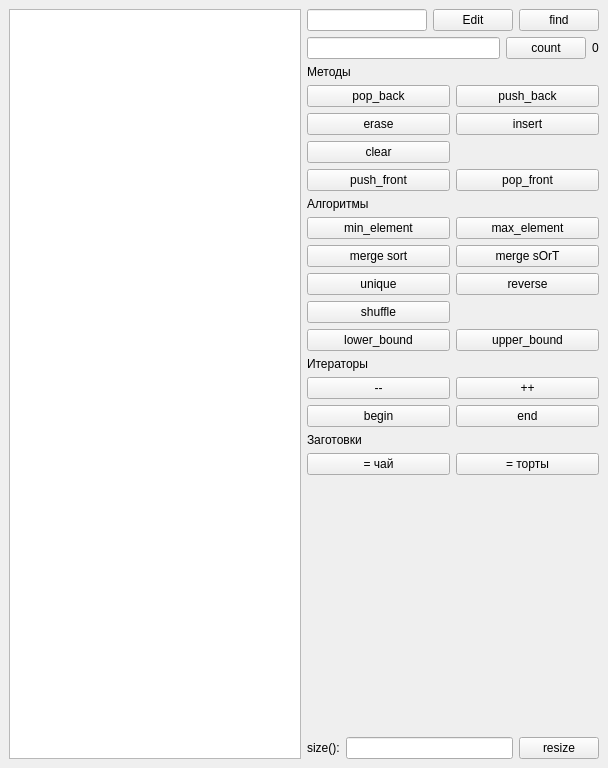
<?xml version="1.0" encoding="UTF-8"?>
<ui version="4.0">
 <class>MainWindow</class>
 <widget class="QMainWindow" name="MainWindow">
  <property name="geometry">
   <rect>
    <x>0</x>
    <y>0</y>
    <width>608</width>
    <height>768</height>
   </rect>
  </property>
  <property name="windowTitle">
   <string>std::vector demo</string>
  </property>
  <widget class="QWidget" name="centralwidget">
   <layout class="QGridLayout" name="gridLayout_3">
    <item row="0" column="0">
     <layout class="QHBoxLayout" name="horizontalLayout_12">
      <item>
       <widget class="QListWidget" name="list_widget"/>
      </item>
      <item>
       <layout class="QVBoxLayout" name="verticalLayout_5">
        <item>
         <layout class="QVBoxLayout" name="verticalLayout_4">
          <item>
           <layout class="QHBoxLayout" name="horizontalLayout">
            <item>
             <widget class="QLineEdit" name="txt_elem_content"/>
            </item>
            <item>
             <widget class="QPushButton" name="Edit">
              <property name="text">
               <string>Edit</string>
              </property>
             </widget>
            </item>
            <item>
             <widget class="QPushButton" name="pbn_find">
              <property name="text">
               <string>find</string>
              </property>
             </widget>
            </item>
           </layout>
          </item>
          <item>
           <layout class="QHBoxLayout" name="horizontalLayout_8">
            <item>
             <widget class="QLineEdit" name="le_count"/>
            </item>
            <item>
             <widget class="QPushButton" name="pbn_count">
              <property name="text">
               <string>count</string>
              </property>
             </widget>
            </item>
            <item>
             <widget class="QLabel" name="lbl_count">
              <property name="text">
               <string>0</string>
              </property>
             </widget>
            </item>
           </layout>
          </item>
          <item>
           <layout class="QVBoxLayout" name="verticalLayout">
            <item>
             <widget class="QLabel" name="label">
              <property name="text">
               <string>Методы</string>
              </property>
             </widget>
            </item>
            <item>
             <layout class="QHBoxLayout" name="horizontalLayout_3">
              <item>
               <widget class="QPushButton" name="pop_back">
                <property name="text">
                 <string>pop_back</string>
                </property>
               </widget>
              </item>
              <item>
               <widget class="QPushButton" name="push_back">
                <property name="text">
                 <string>push_back</string>
                </property>
               </widget>
              </item>
             </layout>
            </item>
            <item>
             <layout class="QHBoxLayout" name="horizontalLayout_5">
              <item>
               <widget class="QPushButton" name="erase">
                <property name="text">
                 <string>erase</string>
                </property>
               </widget>
              </item>
              <item>
               <widget class="QPushButton" name="insert">
                <property name="text">
                 <string>insert</string>
                </property>
               </widget>
              </item>
             </layout>
            </item>
            <item>
             <layout class="QHBoxLayout" name="horizontalLayout_6">
              <item>
               <widget class="QPushButton" name="clear">
                <property name="text">
                 <string>clear</string>
                </property>
               </widget>
              </item>
              <item>
               <widget class="QLabel" name="label_5">
                <property name="text">
                 <string/>
                </property>
               </widget>
              </item>
             </layout>
            </item>
            <item>
             <layout class="QHBoxLayout" name="horizontalLayout_10">
              <item>
               <widget class="QPushButton" name="push_front">
                <property name="text">
                 <string>push_front</string>
                </property>
               </widget>
              </item>
              <item>
               <widget class="QPushButton" name="pop_front">
                <property name="text">
                 <string>pop_front</string>
                </property>
               </widget>
              </item>
             </layout>
            </item>
           </layout>
          </item>
          <item>
           <layout class="QVBoxLayout" name="verticalLayout_6">
            <item>
             <widget class="QLabel" name="label_8">
              <property name="text">
               <string>Алгоритмы</string>
              </property>
             </widget>
            </item>
            <item>
             <layout class="QHBoxLayout" name="horizontalLayout_9"/>
            </item>
            <item>
             <layout class="QGridLayout" name="gridLayout_2">
              <item row="2" column="0">
               <widget class="QPushButton" name="btn_unique">
                <property name="text">
                 <string>unique</string>
                </property>
               </widget>
              </item>
              <item row="3" column="1">
               <widget class="QLabel" name="label_7">
                <property name="text">
                 <string/>
                </property>
               </widget>
              </item>
              <item row="0" column="1">
               <widget class="QPushButton" name="pbn_max">
                <property name="text">
                 <string>max_element</string>
                </property>
               </widget>
              </item>
              <item row="0" column="0">
               <widget class="QPushButton" name="pbn_min">
                <property name="text">
                 <string>min_element</string>
                </property>
               </widget>
              </item>
              <item row="2" column="1">
               <widget class="QPushButton" name="btn_reverse">
                <property name="text">
                 <string>reverse</string>
                </property>
               </widget>
              </item>
              <item row="1" column="1">
               <widget class="QPushButton" name="btn_sOrT">
                <property name="text">
                 <string>merge sOrT</string>
                </property>
               </widget>
              </item>
              <item row="1" column="0">
               <widget class="QPushButton" name="btn_sort">
                <property name="text">
                 <string>merge sort</string>
                </property>
               </widget>
              </item>
              <item row="3" column="0">
               <widget class="QPushButton" name="btn_shuffle">
                <property name="text">
                 <string>shuffle</string>
                </property>
               </widget>
              </item>
              <item row="4" column="0">
               <layout class="QHBoxLayout" name="horizontalLayout_11">
                <item>
                 <widget class="QPushButton" name="lower_bound">
                  <property name="text">
                   <string>lower_bound</string>
                  </property>
                 </widget>
                </item>
               </layout>
              </item>
              <item row="4" column="1">
               <widget class="QPushButton" name="upper_bound">
                <property name="text">
                 <string>upper_bound</string>
                </property>
               </widget>
              </item>
             </layout>
            </item>
           </layout>
          </item>
          <item>
           <layout class="QVBoxLayout" name="verticalLayout_2">
            <item>
             <widget class="QLabel" name="label_4">
              <property name="text">
               <string>Итераторы</string>
              </property>
             </widget>
            </item>
            <item>
             <layout class="QGridLayout" name="gridLayout">
              <item row="0" column="0">
               <widget class="QPushButton" name="minus">
                <property name="text">
                 <string>--</string>
                </property>
               </widget>
              </item>
              <item row="0" column="1">
               <widget class="QPushButton" name="plus">
                <property name="text">
                 <string>++</string>
                </property>
               </widget>
              </item>
              <item row="1" column="0">
               <widget class="QPushButton" name="begin">
                <property name="text">
                 <string>begin</string>
                </property>
               </widget>
              </item>
              <item row="1" column="1">
               <widget class="QPushButton" name="end">
                <property name="text">
                 <string>end</string>
                </property>
               </widget>
              </item>
             </layout>
            </item>
           </layout>
          </item>
          <item>
           <layout class="QVBoxLayout" name="verticalLayout_3">
            <item>
             <widget class="QLabel" name="label_2">
              <property name="text">
               <string>Заготовки</string>
              </property>
             </widget>
            </item>
            <item>
             <layout class="QHBoxLayout" name="horizontalLayout_2">
              <item>
               <widget class="QPushButton" name="tea">
                <property name="text">
                 <string>= чай</string>
                </property>
               </widget>
              </item>
              <item>
               <widget class="QPushButton" name="cakes">
                <property name="text">
                 <string>= торты</string>
                </property>
               </widget>
              </item>
             </layout>
            </item>
           </layout>
          </item>
         </layout>
        </item>
        <item>
         <spacer name="verticalSpacer">
          <property name="orientation">
           <enum>Qt::Orientation::Vertical</enum>
          </property>
          <property name="sizeHint" stdset="0">
           <size>
            <width>20</width>
            <height>40</height>
           </size>
          </property>
         </spacer>
        </item>
        <item>
         <layout class="QHBoxLayout" name="horizontalLayout_7"/>
        </item>
        <item>
         <layout class="QHBoxLayout" name="horizontalLayout_4">
          <item>
           <widget class="QLabel" name="label_3">
            <property name="text">
             <string>size():</string>
            </property>
           </widget>
          </item>
          <item>
           <widget class="QLineEdit" name="txt_size"/>
          </item>
          <item>
           <widget class="QPushButton" name="btn_resize">
            <property name="text">
             <string>resize</string>
            </property>
           </widget>
          </item>
         </layout>
        </item>
       </layout>
      </item>
     </layout>
    </item>
   </layout>
  </widget>
 </widget>
 <resources/>
 <connections/>
</ui>
